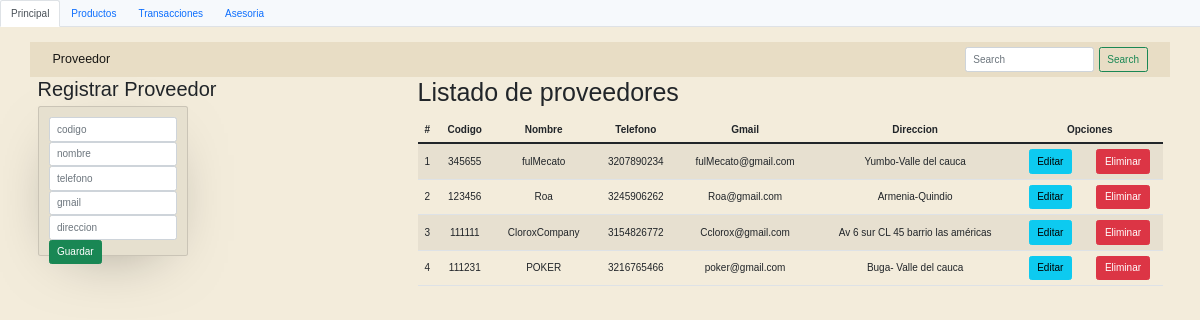
Screenshot of /proveedores/ with the database file from the repository.
### aplicaciones/models.py (models this page shows, shortened)
class proveedor (models.Model):
    codigo = models.CharField(primary_key=True,max_length=6)
    nombre = models.CharField(max_length=30)
    telefono = models.CharField(max_length=10)
    gmail = models.CharField(max_length=50)
    direccion = models.CharField(max_length=50)

### aplicaciones/views.py (the view)
# urls.py: path('proveedores/',views.proveedores),
def proveedores (request):
    listadoProveedores = proveedor.objects.all()
    return render(request,"proveedores.html",{"proveedores": listadoProveedores})

### aplicaciones/templates/proveedores.html (shortened to what this page needs)
{% extends "./base.html" %}
{% block body %}
<ul class="nav nav-tabs" style="background-color: #f6f9fc;">
    <li class="nav-item">
      <a class="nav-link active" aria-current="page" href="principal/">Principal</a>
    </li>
    <li class="nav-item">
      <a class="nav-link" href="producticos">Productos</a>
    </li>
    <li class="nav-item">
      <a class="nav-link" href="transaccionitas">Transacciones</a>
    </li>
    <li class="nav-item">
      <a class="nav-link ">Asesoria</a>
    </li>
  </ul>
<div class="container py-4">
    <div class="row" >
        <nav class="navbar navbar-light" style="background-color: #e8ddc5;">
            <div class="container-fluid">
            <a class="navbar-brand">Proveedor</a>
            <form class="d-flex">
                <input class="form-control me-2" type="search" placeholder="Search" aria-label="Search">
                <button class="btn btn-outline-success" type="submit" >Search</button>
            </form>
            </div>
        </nav>
        <div class= "col-sm-12 col-md-6 col-lg-4 col-xl-4">
            <h2>Registrar Proveedor</h2>
            <div class="card">
                <div class="card-body">
                    <form action="/registrarProveedor/" method="POST"> {% csrf_token %}
                    <div class="form-group">
                        <input type="text" id="txtcodigo" name="txtcodigo" class ="form-control" placeholder="codigo"
                        minlength="6" maxlength="6" required>
                        </div>
                        <div class="form-group">
                        <input type="text" id="txtnombre" name="txtnombre" class ="form-control" placeholder="nombre"
                        maxlength="30" required>
                        </div>
                        <div class="form-group">
                        <input type="text" id="txttelefono" name="txttelefono" class ="form-control" placeholder="telefono"
                        minlength="10" maxlength="10" required>
                        </div>
                        <div class="form-group">
                        <input type="text" id="txtgmail" name="txtgmail" class ="form-control" placeholder="gmail"
                        maxlength="50" required>
                        </div>
                        <div class="form-group">
                        <input type="text" id="txtdireccion" name="txtdireccion" class ="form-control" placeholder="direccion"
                        maxlength="50" required>
                        </div>
                        <div class="form-group" >
                        <button type="submit"  class="btn btn-success btn-block text-white">Guardar</button>
                        </div>
                </form>
            </div>
        </div>
    </div>
        <div class= "col-sm-12 col-md-6 col-lg-8 col-xl-8">
            <h1>Listado de proveedores</h1>
        <div class="table resposive py-2">
            <table class= "table table-striped">
                <thead>
                    <tr>
                        <th>#</th>
                        <th>Codigo</th>
                        <th>Nombre</th>
                        <th>Telefono</th>
                        <th>Gmail</th>
                        <th>Direccion</th>
                        <th colspan="2">Opciones</th>
                    </tr>
                </thead>
                <tbody>
                    {% for c in proveedores %}
                    <tr>
                        <td>{{forloop.counter}}</td>
                        <td>{{c.codigo}}</td>
                        <td>{{c.nombre}}</td>
                        <td>{{c.telefono}}</td>
                        <td>{{c.gmail}}</td>
                        <td>{{c.direccion}}</td>
                        <td><a href="edicionProveedor/{{c.codigo}}" class="btn btn-info" >Editar</a></td>
                        <td><a href="eliminarProveedor/{{c.codigo}}" class="btn btn-danger btnEliminacion" >Eliminar</a></td>
                    </tr>
                    {% endfor %}
                </tbody>
            </table>
        </div>
        </div>
    </div>
</div>
{% endblock %}

### aplicaciones/templates/base.html (shortened to what this page needs)
<!DOCTYPE html>
<html lang="en">
<head>
  {% load static %}
    <link href="https://cdn.jsdelivr.net/npm/bootstrap@5.1.1/dist/css/bootstrap.min.css" rel="stylesheet"
>
     <link rel="stylesheet" href="{% static 'css/gestionProveedore.css' %}">
     <link rel="stylesheet" href="{% static 'css/principal.css' %}">
     <link rel="stylesheet" href="{% static 'css/transac.css' %}">
</head>
<body style="background: #f3ecdb" >
      <div >
         {% block body %}
         {% endblock %}
      </div>
</body>
</html>

### aplicaciones/static/css/gestionProveedore.css (style rules this page uses)
th, td { text-align: center; vertical-align: middle; }

### aplicaciones/static/css/principal.css (style rules this page uses)
*, *::after, *::before { box-sizing: inherit; margin: 0; padding: 0; }
html { font-size: 62.5%; }
body { box-sizing: border-box; font-family: 'Open Sans', sans-serif; position: relative; }
.card { background-color: rgba(0,0,0, .05); box-shadow: -.1rem 1.7rem 6.6rem -3.2rem rgba(0,0,0,0.5); height: 15rem; position: relative; transition: all 1s ease; width: 15rem; }

### aplicaciones/static/css/transac.css (style rules this page uses)
* { box-sizing: border-box; -webkit-box-sizing: border-box; -moz-box-sizing: border-box; }
body { font-family: Helvetica; -webkit-font-smoothing: antialiased; background: rgba( 71, 147, 227, 1); }

### rows the page displays
proveedor: codigo "345655", nombre "fulMecato", telefono "3207890234", gmail "fulMecato@gmail.com", direccion "Yumbo-Valle del cauca"
proveedor: codigo "123456", nombre "Roa", telefono "3245906262", gmail "Roa@gmail.com", direccion "Armenia-Quindio"
proveedor: codigo "111111", nombre "CloroxCompany", telefono "3154826772", gmail "Cclorox@gmail.com", direccion "Av 6 sur CL 45 barrio las américas"
proveedor: codigo "111231", nombre "POKER", telefono "3216765466", gmail "poker@gmail.com", direccion "Buga- Valle del cauca"
